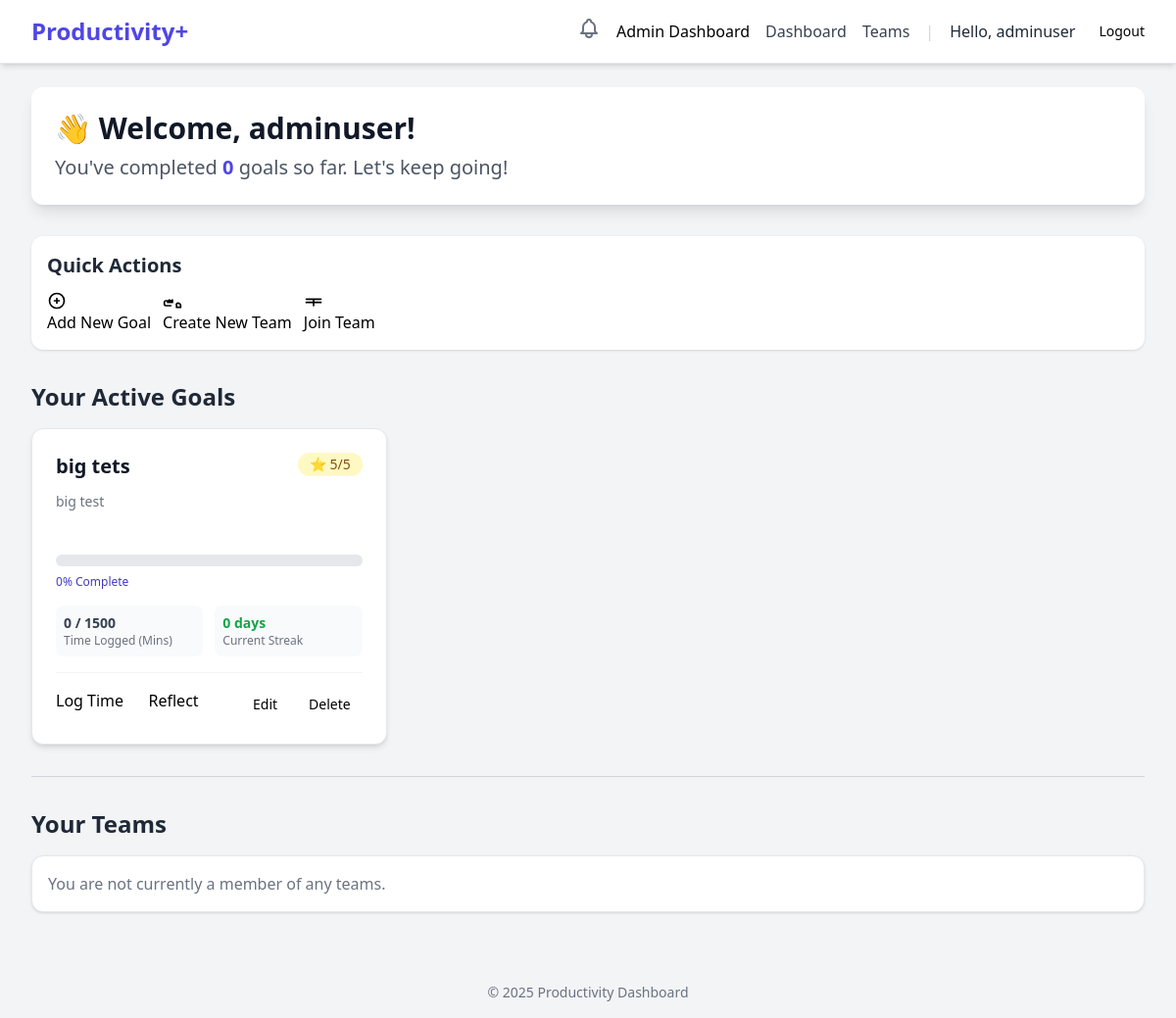
The app's page /dashboard/ (signed in), older data.
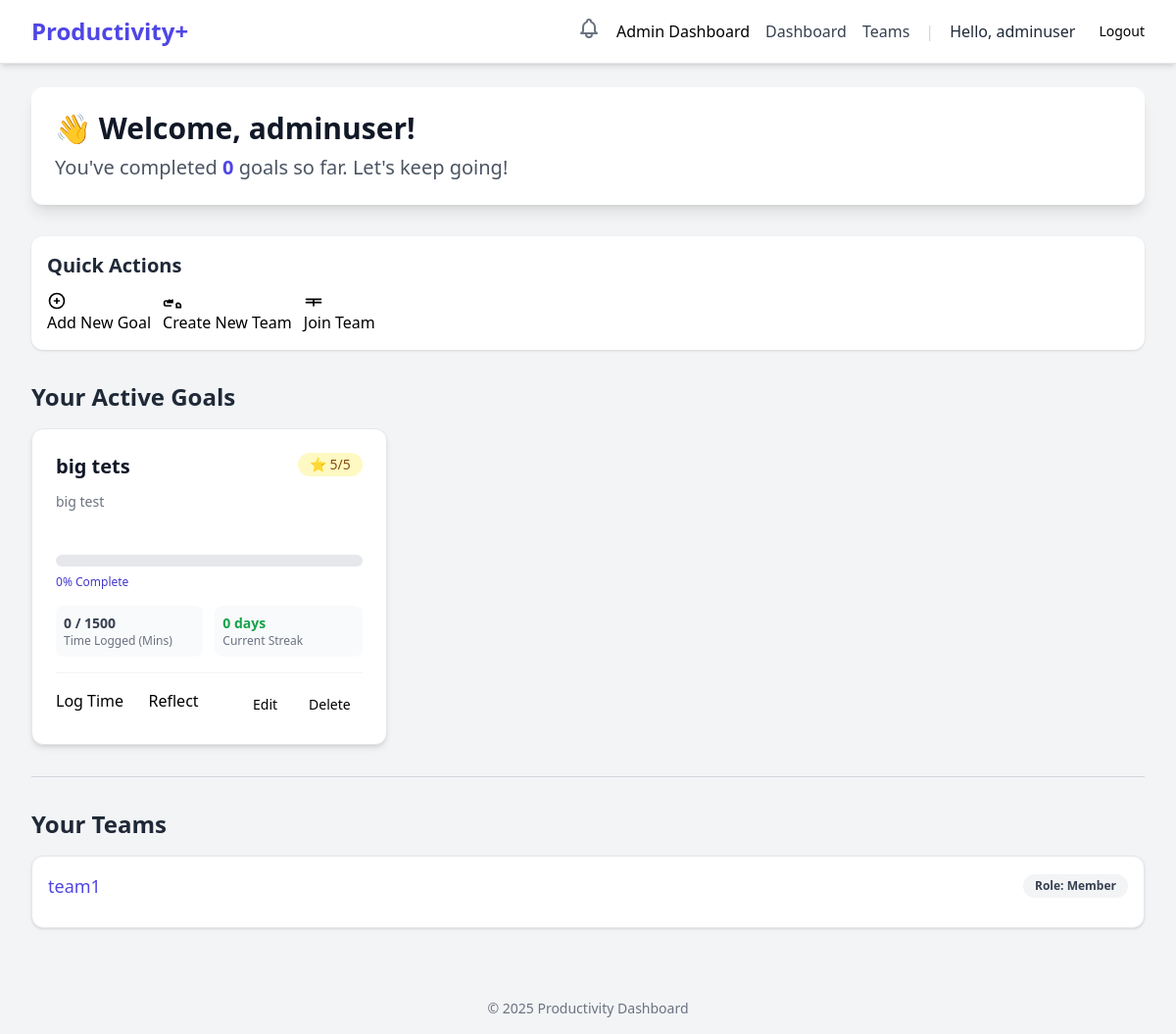
The same page, newer data.
### dashboard/models.py (models this page shows, shortened)
class BaseGoal(models.Model):
    title = models.CharField(max_length=255)
    description = models.TextField(blank=True, null=True)
    start_date = models.DateField()
    end_date = models.DateField(blank=True, null=True)
    target_time = models.DurationField(
        help_text="Target time to spend"
    )
    real_time = models.DurationField(
        default=timedelta(seconds=0),
        help_text="Actual time spent so far"
    )
    completed = models.BooleanField(default=False)
    created_at = models.DateTimeField(auto_now_add=True)
    updated_at = models.DateTimeField(auto_now=True)
    class Meta:
        abstract = True # This makes it a template, not a database table
        ordering = ['-created_at']

class PersonalGoal(BaseGoal):
    user = models.ForeignKey(
        settings.AUTH_USER_MODEL,
        on_delete=models.CASCADE,
        related_name='goals'
    )
    days_of_the_week = models.CharField(max_length=7, blank=True)
    importance_level = models.PositiveSmallIntegerField(
        default=1,
        validators = [MinValueValidator(1), MaxValueValidator(5)])
    class Meta:
        db_table = 'dashboard_goal'

### teams/models.py (models this page shows, shortened)
class TeamMember(models.Model):
    class Role(models.TextChoices):
        MEMBER = 'MEMBER', 'Member'
        ADMIN = 'ADMIN', 'Admin' # Or 'Leader'
    user = models.ForeignKey(settings.AUTH_USER_MODEL, on_delete=models.CASCADE)
    team = models.ForeignKey(Team, on_delete=models.CASCADE)
    role = models.CharField(max_length=50, choices=Role.choices, default=Role.MEMBER)
    created_at = models.DateTimeField(auto_now_add=True)
    class Meta:
        unique_together = ('user', 'team')

class Team(models.Model):
    team_name = models.CharField(max_length=255)
    team_desc = models.TextField(blank=True, null=True, help_text="Description")
    members = models.ManyToManyField(
        settings.AUTH_USER_MODEL,
        through='TeamMember',
        related_name='teams'
    )
    created_at = models.DateTimeField(auto_now_add=True)

### dashboard/views.py (the view)
# urls.py: path('', views.dashboard_view, name='dashboard_view'),
@login_required
def dashboard_view(request):
    user_goals = PersonalGoal.objects.filter(user=request.user).order_by('-created_at')
    goals_with_progress = []
    completed_goals_count = 0
    today = date.today()
    for goal in user_goals:
        target_time_minutes = goal.target_time.total_seconds() / 60 if goal.target_time else 0
        real_time_minutes = goal.real_time.total_seconds() / 60 if goal.real_time else 0
        if target_time_minutes > 0:
            progress_percentage = min(100, int((real_time_minutes / target_time_minutes) * 100))
        else:
            progress_percentage = 0
        if goal.completed:
            completed_goals_count += 1
        current_streak = 0
        goal_log_dates = PersonalTimeLog.objects.filter(
            goal=goal
        ).dates('log_date', 'day')
        logged_dates_set = set(goal_log_dates)
        check_date = today
        if today not in logged_dates_set:
            check_date = today - timedelta(days=1)
        while check_date in logged_dates_set:
            current_streak += 1
            check_date -= timedelta(days=1)
        goals_with_progress.append({
            'goal': goal,
            'progress_percentage': progress_percentage,
            'current_streak': current_streak,
            'real_time_minutes': real_time_minutes,
            'target_time_minutes': target_time_minutes,
        })
    user_teams = request.user.teammember_set.all()
    context = {
        'goals_with_progress': goals_with_progress,
        'completed_goals_count': completed_goals_count,
        'user_teams': user_teams,
    }
    return render(request, 'dashboard/dashboard.html', context)

### users/context_processors.py (called while the page is built)
def unread_notifications(request):
    if request.user.is_authenticated:
        notifications = Notification.objects.filter(
            user=request.user,
            is_read=False
        )
        return {
            'unread_notifications': notifications,
            'unread_notification_count': notifications.count()
        }
    return {}

### templates/dashboard/dashboard.html (shortened to what the changed rows need)
{% extends "base.html" %}
{% block content %}
<div class="max-w-7xl mx-auto py-6 sm:px-6 lg:px-8">
    <div class="dashboard-header mb-8 p-6 bg-white rounded-xl shadow-lg">
        <h2 class="text-3xl font-extrabold text-gray-900">👋 Welcome, {{ user.username }}!</h2>
    </div>
    <div class="active-goals-section mb-8">
        {% if goals_with_progress %}
            <div class="grid grid-cols-1 md:grid-cols-2 lg:grid-cols-3 gap-6">
                {% for item in goals_with_progress %}
                <div class="goal-card p-6 rounded-xl border shadow-md {% if item.progress_percentage >= 100 %}bg-green-200 border-green-300{%else %}bg-white border-gray-200{% endif %} ">
                    <div class="flex justify-between items-start mb-3">
                        <h4 class="text-xl font-semibold text-gray-900">{{ item.goal.title }}</h4>
                        <span class="inline-flex items-center px-3 py-0.5 rounded-full text-sm font-medium bg-yellow-100 text-yellow-800">
                            ⭐ {{ item.goal.importance_level }}/5
                        </span>
                    </div>
                    <p class="text-sm text-gray-500 mb-4 h-12 overflow-hidden">{{ item.goal.description|truncatechars:80 }}</p>
                    <div class="progress-bar-container w-full bg-gray-200 rounded-full h-3 mb-2">
                    </div>
                    <p class="text-xs font-medium text-indigo-700 mb-4">{{ item.progress_percentage }}% Complete</p>
                    <div class="grid grid-cols-2 gap-3 mb-4 text-sm text-gray-700">
                        <div class="p-2 bg-gray-50 rounded-lg">
                            <span class="block font-bold">{{ item.real_time_minutes|floatformat:0 }} / {{ item.target_time_minutes|floatformat:0 }}</span>
                            <span class="block text-xs text-gray-500">Time Logged (Mins)</span>
                        </div>
                        <div class="p-2 bg-gray-50 rounded-lg">
                            <span class="block font-bold text-green-600">{{ item.current_streak }} days</span>
                            <span class="block text-xs text-gray-500">Current Streak</span>
                        </div>
                    </div>
                    <div class="flex flex-wrap gap-2 pt-4 border-t border-gray-100">
                        <a href="{% url 'dashboard:time_log' goal_id=item.goal.id %}" class="button button-log flex-1">Log Time</a>
                        <a href="javascript:void(0)" class="button button-reflect flex-1" data-goal-id="{{ item.goal.id }}">
                            Reflect
                        </a>
                        <a href="{% url 'dashboard:goal_edit' goal_id=item.goal.id %}"
                        class="button button-secondary px-3 py-1.5 text-sm">
                            Edit
                        </a>
                        <a href="{% url 'dashboard:goal_delete' goal_id=item.goal.id %}"
                        class="button button-danger px-3 py-1.5 text-sm"
                        onclick="return confirm('Are you sure you want to delete {{ item.goal.title }}? This action cannot be undone.')">
                            Delete
                        </a>
                    </div>
                </div>
                {% endfor %}
            </div>
        {% else %}
            <div class="p-8 text-center bg-white rounded-xl shadow border border-gray-200">
                <p class="text-lg text-gray-500">You currently have no active goals.</p>
                <a href="{% url 'dashboard:goal_create' %}" class="mt-4 button button-primary">Start Your First Goal!</a>
            </div>
        {% endif %}
    </div>
    <div class="teams-section">
        {% if user_teams %}
            <ul class="space-y-3 p-4 bg-white rounded-xl shadow border border-gray-200">
            {% for membership in user_teams %}
                <li class="flex justify-between items-center border-b pb-3 last:border-b-0">
                    <a href="{% url 'teams:team_dashboard' team_id=membership.team.id %}" class="text-lg font-medium text-indigo-600 hover:text-indigo-800">
                        {{ membership.team.team_name }}
                    </a>
                    <span class="px-3 py-1 text-xs font-semibold rounded-full bg-gray-100 text-gray-700">
                        Role: {{ membership.get_role_display }}
                    </span>
                </li>
            {% endfor %}
            </ul>
        {% else %}
            <div class="p-4 bg-white rounded-xl shadow border border-gray-200">
                <p class="text-gray-500">You are not currently a member of any teams.</p>
            </div>
        {% endif %}
    </div>
</div>
{% endblock %}

Row changes from the older to the newer data that the page shows:
added TeamMember: team.team_name "team1", role "Member"
Text that changed along with them:
text no longer shown: "You are not currently a member of any teams."
